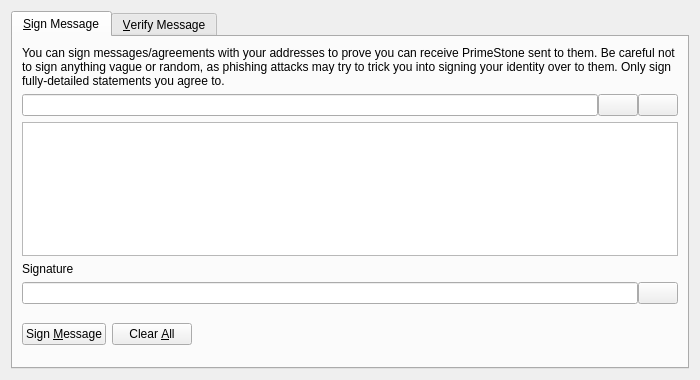
<?xml version="1.0" encoding="UTF-8"?>
<ui version="4.0">
 <class>SignVerifyMessageDialog</class>
 <widget class="QDialog" name="SignVerifyMessageDialog">
  <property name="geometry">
   <rect>
    <x>0</x>
    <y>0</y>
    <width>700</width>
    <height>380</height>
   </rect>
  </property>
  <property name="windowTitle">
   <string>Signatures - Sign / Verify a Message</string>
  </property>
  <property name="modal">
   <bool>true</bool>
  </property>
  <layout class="QVBoxLayout" name="verticalLayout">
   <item>
    <widget class="QTabWidget" name="tabWidget">
     <property name="currentIndex">
      <number>0</number>
     </property>
     <widget class="QWidget" name="tabSignMessage">
      <attribute name="title">
       <string>&amp;Sign Message</string>
      </attribute>
      <layout class="QVBoxLayout" name="verticalLayout_SM">
       <item>
        <widget class="QLabel" name="infoLabel_SM">
         <property name="text">
          <string>You can sign messages/agreements with your addresses to prove you can receive PrimeStone sent to them. Be careful not to sign anything vague or random, as phishing attacks may try to trick you into signing your identity over to them. Only sign fully-detailed statements you agree to.</string>
         </property>
         <property name="textFormat">
          <enum>Qt::PlainText</enum>
         </property>
         <property name="wordWrap">
          <bool>true</bool>
         </property>
        </widget>
       </item>
       <item>
        <layout class="QHBoxLayout" name="horizontalLayout_1_SM">
         <property name="spacing">
          <number>0</number>
         </property>
         <item>
          <widget class="QValidatedLineEdit" name="addressIn_SM">
           <property name="toolTip">
            <string>The PrimeStone address to sign the message with</string>
           </property>
          </widget>
         </item>
         <item>
          <widget class="QPushButton" name="addressBookButton_SM">
           <property name="toolTip">
            <string>Choose previously used address</string>
           </property>
           <property name="text">
            <string/>
           </property>
           <property name="shortcut">
            <string>Alt+A</string>
           </property>
           <property name="autoDefault">
            <bool>false</bool>
           </property>
          </widget>
         </item>
         <item>
          <widget class="QPushButton" name="pasteButton_SM">
           <property name="toolTip">
            <string>Paste address from clipboard</string>
           </property>
           <property name="text">
            <string/>
           </property>
           <property name="shortcut">
            <string>Alt+P</string>
           </property>
           <property name="autoDefault">
            <bool>false</bool>
           </property>
          </widget>
         </item>
        </layout>
       </item>
       <item>
        <widget class="QPlainTextEdit" name="messageIn_SM">
         <property name="toolTip">
          <string>Enter the message you want to sign here</string>
         </property>
        </widget>
       </item>
       <item>
        <widget class="QLabel" name="signatureLabel_SM">
         <property name="text">
          <string>Signature</string>
         </property>
         <property name="textFormat">
          <enum>Qt::PlainText</enum>
         </property>
        </widget>
       </item>
       <item>
        <layout class="QHBoxLayout" name="horizontalLayout_2_SM">
         <property name="spacing">
          <number>0</number>
         </property>
         <item>
          <widget class="QLineEdit" name="signatureOut_SM">
           <property name="font">
            <font>
             <italic>true</italic>
            </font>
           </property>
           <property name="readOnly">
            <bool>true</bool>
           </property>
          </widget>
         </item>
         <item>
          <widget class="QPushButton" name="copySignatureButton_SM">
           <property name="toolTip">
            <string>Copy the current signature to the system clipboard</string>
           </property>
           <property name="text">
            <string/>
           </property>
           <property name="autoDefault">
            <bool>false</bool>
           </property>
          </widget>
         </item>
        </layout>
       </item>
       <item>
        <layout class="QHBoxLayout" name="horizontalLayout_3_SM">
         <item>
          <widget class="QPushButton" name="signMessageButton_SM">
           <property name="toolTip">
            <string>Sign the message to prove you own this PrimeStone address</string>
           </property>
           <property name="text">
            <string>Sign &amp;Message</string>
           </property>
           <property name="autoDefault">
            <bool>false</bool>
           </property>
          </widget>
         </item>
         <item>
          <widget class="QPushButton" name="clearButton_SM">
           <property name="toolTip">
            <string>Reset all sign message fields</string>
           </property>
           <property name="text">
            <string>Clear &amp;All</string>
           </property>
           <property name="autoDefault">
            <bool>false</bool>
           </property>
          </widget>
         </item>
         <item>
          <spacer name="horizontalSpacer_1_SM">
           <property name="orientation">
            <enum>Qt::Horizontal</enum>
           </property>
           <property name="sizeHint" stdset="0">
            <size>
             <width>40</width>
             <height>48</height>
            </size>
           </property>
          </spacer>
         </item>
         <item>
          <widget class="QLabel" name="statusLabel_SM">
           <property name="font">
            <font>
             <weight>75</weight>
             <bold>true</bold>
            </font>
           </property>
           <property name="text">
            <string/>
           </property>
           <property name="wordWrap">
            <bool>true</bool>
           </property>
          </widget>
         </item>
         <item>
          <spacer name="horizontalSpacer_2_SM">
           <property name="orientation">
            <enum>Qt::Horizontal</enum>
           </property>
           <property name="sizeHint" stdset="0">
            <size>
             <width>40</width>
             <height>48</height>
            </size>
           </property>
          </spacer>
         </item>
        </layout>
       </item>
      </layout>
     </widget>
     <widget class="QWidget" name="tabVerifyMessage">
      <attribute name="title">
       <string>&amp;Verify Message</string>
      </attribute>
      <layout class="QVBoxLayout" name="verticalLayout_VM">
       <item>
        <widget class="QLabel" name="infoLabel_VM">
         <property name="text">
          <string>Enter the receiver's address, message (ensure you copy line breaks, spaces, tabs, etc. exactly) and signature below to verify the message. Be careful not to read more into the signature than what is in the signed message itself, to avoid being tricked by a man-in-the-middle attack. Note that this only proves the signing party receives with the address, it cannot prove sendership of any transaction!</string>
         </property>
         <property name="textFormat">
          <enum>Qt::PlainText</enum>
         </property>
         <property name="alignment">
          <set>Qt::AlignLeading|Qt::AlignLeft|Qt::AlignTop</set>
         </property>
         <property name="wordWrap">
          <bool>true</bool>
         </property>
        </widget>
       </item>
       <item>
        <layout class="QHBoxLayout" name="horizontalLayout_1_VM">
         <property name="spacing">
          <number>0</number>
         </property>
         <item>
          <widget class="QValidatedLineEdit" name="addressIn_VM">
           <property name="toolTip">
            <string>The PrimeStone address the message was signed with</string>
           </property>
          </widget>
         </item>
         <item>
          <widget class="QPushButton" name="addressBookButton_VM">
           <property name="toolTip">
            <string>Choose previously used address</string>
           </property>
           <property name="text">
            <string/>
           </property>
           <property name="shortcut">
            <string>Alt+A</string>
           </property>
           <property name="autoDefault">
            <bool>false</bool>
           </property>
          </widget>
         </item>
        </layout>
       </item>
       <item>
        <widget class="QPlainTextEdit" name="messageIn_VM"/>
       </item>
       <item>
        <widget class="QValidatedLineEdit" name="signatureIn_VM"/>
       </item>
       <item>
        <layout class="QHBoxLayout" name="horizontalLayout_2_VM">
         <item>
          <widget class="QPushButton" name="verifyMessageButton_VM">
           <property name="toolTip">
            <string>Verify the message to ensure it was signed with the specified PrimeStone address</string>
           </property>
           <property name="text">
            <string>Verify &amp;Message</string>
           </property>
           <property name="autoDefault">
            <bool>false</bool>
           </property>
          </widget>
         </item>
         <item>
          <widget class="QPushButton" name="clearButton_VM">
           <property name="toolTip">
            <string>Reset all verify message fields</string>
           </property>
           <property name="text">
            <string>Clear &amp;All</string>
           </property>
           <property name="autoDefault">
            <bool>false</bool>
           </property>
          </widget>
         </item>
         <item>
          <spacer name="horizontalSpacer_1_VM">
           <property name="orientation">
            <enum>Qt::Horizontal</enum>
           </property>
           <property name="sizeHint" stdset="0">
            <size>
             <width>40</width>
             <height>48</height>
            </size>
           </property>
          </spacer>
         </item>
         <item>
          <widget class="QLabel" name="statusLabel_VM">
           <property name="font">
            <font>
             <weight>75</weight>
             <bold>true</bold>
            </font>
           </property>
           <property name="text">
            <string/>
           </property>
           <property name="wordWrap">
            <bool>true</bool>
           </property>
          </widget>
         </item>
         <item>
          <spacer name="horizontalSpacer_2_VM">
           <property name="orientation">
            <enum>Qt::Horizontal</enum>
           </property>
           <property name="sizeHint" stdset="0">
            <size>
             <width>40</width>
             <height>48</height>
            </size>
           </property>
          </spacer>
         </item>
        </layout>
       </item>
      </layout>
     </widget>
    </widget>
   </item>
  </layout>
 </widget>
 <customwidgets>
  <customwidget>
   <class>QValidatedLineEdit</class>
   <extends>QLineEdit</extends>
   <header>qvalidatedlineedit.h</header>
  </customwidget>
 </customwidgets>
 <resources>
  <include location="../primestone.qrc"/>
 </resources>
 <connections/>
</ui>
